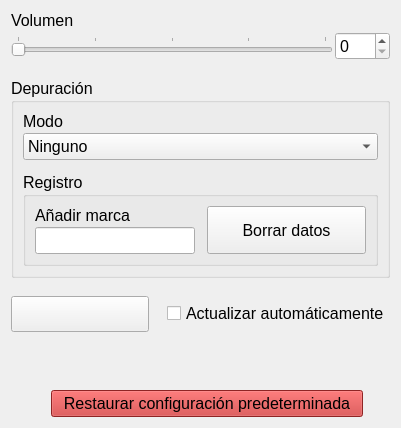
     <widget class="QWidget" name="tab_others">
      <attribute name="title">
       <string>Otros</string>
      </attribute>
      <layout class="QVBoxLayout" name="verticalLayout_30" stretch="0,0,0,1,0">
       <property name="spacing">
        <number>18</number>
       </property>
       <item>
        <layout class="QVBoxLayout" name="verticalLayout_29">
         <property name="spacing">
          <number>2</number>
         </property>
         <item>
          <widget class="QLabel" name="label_volume">
           <property name="sizePolicy">
            <sizepolicy hsizetype="Maximum" vsizetype="Maximum">
             <horstretch>0</horstretch>
             <verstretch>0</verstretch>
            </sizepolicy>
           </property>
           <property name="font">
            <font>
             <pointsize>12</pointsize>
            </font>
           </property>
           <property name="text">
            <string>Volumen</string>
           </property>
          </widget>
         </item>
         <item>
          <layout class="QHBoxLayout" name="horizontalLayout_21">
           <item>
            <widget class="AgileSlider" name="slider_volume">
             <property name="font">
              <font>
               <pointsize>12</pointsize>
              </font>
             </property>
             <property name="maximum">
              <number>100</number>
             </property>
             <property name="orientation">
              <enum>Qt::Horizontal</enum>
             </property>
             <property name="tickPosition">
              <enum>QSlider::TicksAbove</enum>
             </property>
             <property name="tickInterval">
              <number>25</number>
             </property>
            </widget>
           </item>
           <item>
            <widget class="NoWheelSpinBox" name="spin_volume">
             <property name="sizePolicy">
              <sizepolicy hsizetype="Maximum" vsizetype="Maximum">
               <horstretch>0</horstretch>
               <verstretch>0</verstretch>
              </sizepolicy>
             </property>
             <property name="font">
              <font>
               <pointsize>12</pointsize>
              </font>
             </property>
             <property name="accelerated">
              <bool>true</bool>
             </property>
             <property name="keyboardTracking">
              <bool>false</bool>
             </property>
             <property name="maximum">
              <number>100</number>
             </property>
            </widget>
           </item>
          </layout>
         </item>
        </layout>
       </item>
       <item>
        <widget class="QGroupBox" name="groupBox_7">
         <property name="font">
          <font>
           <pointsize>12</pointsize>
          </font>
         </property>
         <property name="title">
          <string>Depuración</string>
         </property>
         <layout class="QVBoxLayout" name="verticalLayout_36">
          <property name="spacing">
           <number>12</number>
          </property>
          <item>
           <layout class="QVBoxLayout" name="verticalLayout_37">
            <property name="spacing">
             <number>2</number>
            </property>
            <item>
             <widget class="QLabel" name="label_debug_mode">
              <property name="text">
               <string>Modo</string>
              </property>
             </widget>
            </item>
            <item>
             <widget class="QComboBox" name="combo_debug_mode">
              <item>
               <property name="text">
                <string>Ninguno</string>
               </property>
              </item>
              <item>
               <property name="text">
                <string>Beep</string>
               </property>
              </item>
              <item>
               <property name="text">
                <string>Consola</string>
               </property>
              </item>
             </widget>
            </item>
           </layout>
          </item>
          <item>
           <widget class="QGroupBox" name="group_logs">
            <property name="font">
             <font>
              <pointsize>12</pointsize>
             </font>
            </property>
            <property name="title">
             <string>Registro</string>
            </property>
            <layout class="QHBoxLayout" name="horizontalLayout_24">
             <property name="spacing">
              <number>12</number>
             </property>
             <item>
              <layout class="QVBoxLayout" name="verticalLayout_34">
               <property name="spacing">
                <number>2</number>
               </property>
               <item>
                <widget class="QLabel" name="label_logs_mark">
                 <property name="sizePolicy">
                  <sizepolicy hsizetype="Maximum" vsizetype="Maximum">
                   <horstretch>0</horstretch>
                   <verstretch>0</verstretch>
                  </sizepolicy>
                 </property>
                 <property name="font">
                  <font>
                   <pointsize>12</pointsize>
                  </font>
                 </property>
                 <property name="text">
                  <string>Añadir marca</string>
                 </property>
                </widget>
               </item>
               <item>
                <widget class="HotkeyLineEdit" name="line_logs_mark_button">
                 <property name="font">
                  <font>
                   <pointsize>12</pointsize>
                  </font>
                 </property>
                 <property name="contextMenuPolicy">
                  <enum>Qt::PreventContextMenu</enum>
                 </property>
                 <property name="readOnly">
                  <bool>true</bool>
                 </property>
                </widget>
               </item>
              </layout>
             </item>
             <item>
              <widget class="QPushButton" name="button_clear_logs">
               <property name="sizePolicy">
                <sizepolicy hsizetype="Expanding" vsizetype="Expanding">
                 <horstretch>0</horstretch>
                 <verstretch>0</verstretch>
                </sizepolicy>
               </property>
               <property name="text">
                <string>  Borrar datos  </string>
               </property>
              </widget>
             </item>
            </layout>
           </widget>
          </item>
         </layout>
        </widget>
       </item>
       <item>
        <layout class="QHBoxLayout" name="horizontalLayout_30">
         <item>
          <widget class="QPushButton" name="button_updates">
           <property name="minimumSize">
            <size>
             <width>0</width>
             <height>36</height>
            </size>
           </property>
           <property name="font">
            <font>
             <pointsize>12</pointsize>
            </font>
           </property>
           <property name="text">
            <string/>
           </property>
           <property name="iconSize">
            <size>
             <width>20</width>
             <height>20</height>
            </size>
           </property>
          </widget>
         </item>
         <item>
          <widget class="QCheckBox" name="check_updates">
           <property name="sizePolicy">
            <sizepolicy hsizetype="Maximum" vsizetype="Fixed">
             <horstretch>0</horstretch>
             <verstretch>0</verstretch>
            </sizepolicy>
           </property>
           <property name="font">
            <font>
             <pointsize>12</pointsize>
            </font>
           </property>
           <property name="text">
            <string>Actualizar automáticamente</string>
           </property>
          </widget>
         </item>
        </layout>
       </item>
       <item>
        <spacer name="verticalSpacer_8">
         <property name="orientation">
          <enum>Qt::Vertical</enum>
         </property>
         <property name="sizeHint" stdset="0">
          <size>
           <width>20</width>
           <height>40</height>
          </size>
         </property>
        </spacer>
       </item>
       <item>
        <layout class="QHBoxLayout" name="horizontalLayout_22">
         <item>
          <spacer name="horizontalSpacer_6">
           <property name="orientation">
            <enum>Qt::Horizontal</enum>
           </property>
           <property name="sizeHint" stdset="0">
            <size>
             <width>40</width>
             <height>20</height>
            </size>
           </property>
          </spacer>
         </item>
         <item>
          <widget class="QPushButton" name="button_restore_config">
           <property name="sizePolicy">
            <sizepolicy hsizetype="Maximum" vsizetype="Maximum">
             <horstretch>0</horstretch>
             <verstretch>0</verstretch>
            </sizepolicy>
           </property>
           <property name="font">
            <font>
             <pointsize>12</pointsize>
            </font>
           </property>
           <property name="styleSheet">
            <string notr="true">background: rgb(200, 50, 50); color: black;</string>
           </property>
           <property name="text">
            <string>  Restaurar configuración predeterminada  </string>
           </property>
          </widget>
         </item>
         <item>
          <widget class="QLabel" name="label_version">
           <property name="sizePolicy">
            <sizepolicy hsizetype="Expanding" vsizetype="Preferred">
             <horstretch>0</horstretch>
             <verstretch>0</verstretch>
            </sizepolicy>
           </property>
           <property name="font">
            <font>
             <pointsize>12</pointsize>
             <italic>true</italic>
             <bold>false</bold>
             <underline>false</underline>
            </font>
           </property>
           <property name="text">
            <string/>
           </property>
           <property name="alignment">
            <set>Qt::AlignRight|Qt::AlignTrailing|Qt::AlignVCenter</set>
           </property>
          </widget>
         </item>
        </layout>
       </item>
      </layout>
     </widget>
